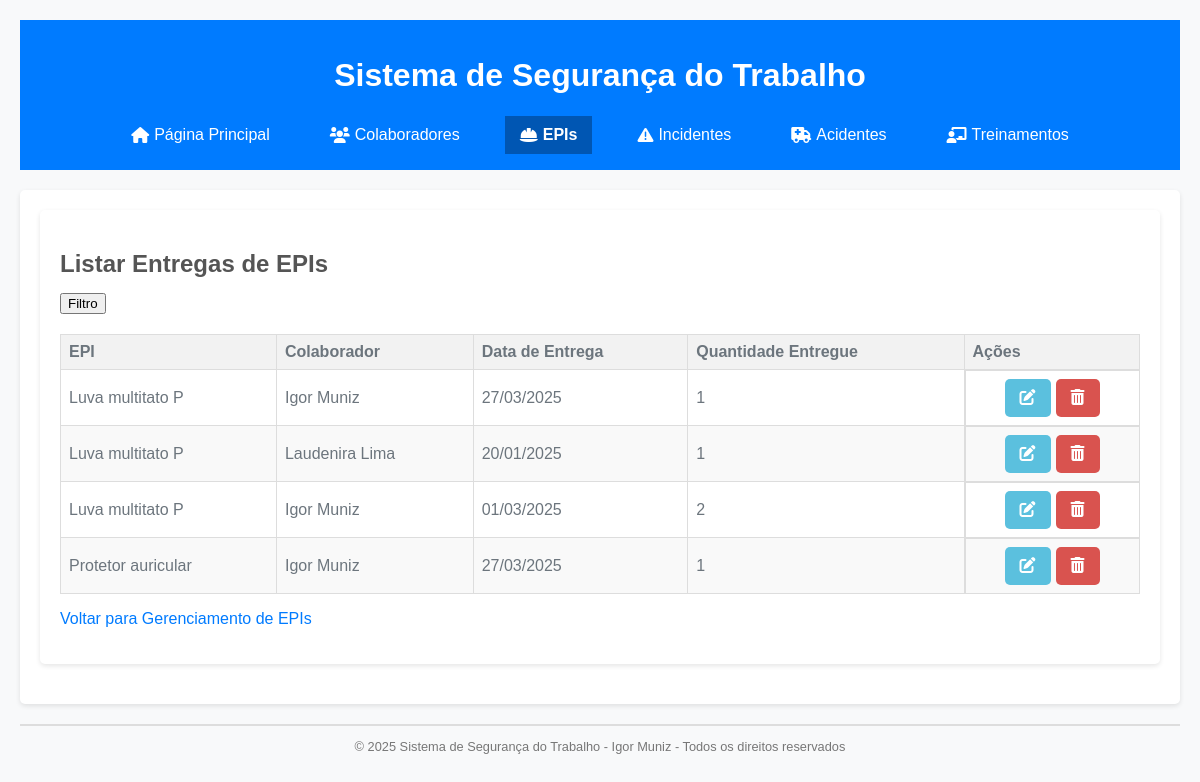
Before: /listar_entregas_epi with the older database file.
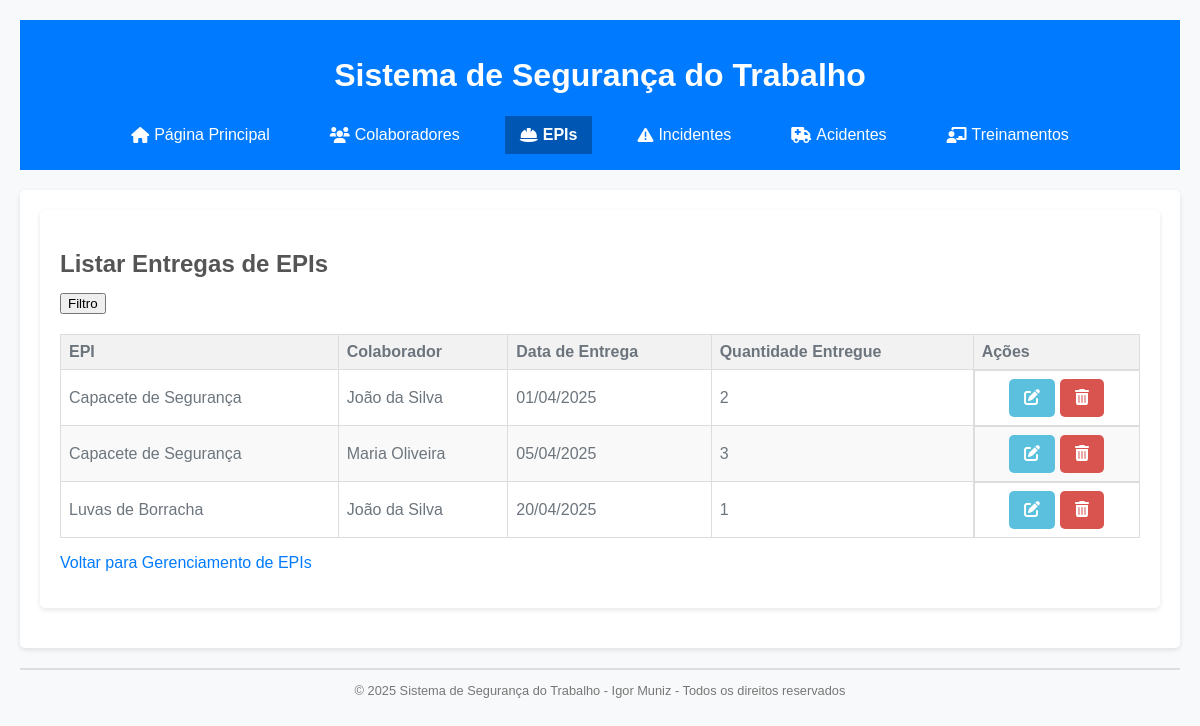
After: the same page with the newer database file.
### tables this page shows
CREATE TABLE entregas_epi (
    id INTEGER PRIMARY KEY AUTOINCREMENT,
    epi_id INTEGER NOT NULL,
    colaborador_id INTEGER,
    data_entrega TEXT NOT NULL,
    quantidade_entregue INTEGER NOT NULL,
    tipo_movimentacao TEXT NOT NULL,
    nota_fiscal TEXT,
    preco_unitario REAL,
    preco_total REAL,
    fornecedor TEXT,        -- Nova coluna
    FOREIGN KEY (epi_id) REFERENCES epis(id),
    FOREIGN KEY (colaborador_id) REFERENCES colaboradores(id)
);

CREATE TABLE epis (
    id INTEGER PRIMARY KEY AUTOINCREMENT,
    nome TEXT NOT NULL UNIQUE,
    ca TEXT,
    descricao TEXT NOT NULL,
    fabricante TEXT,
    data_validade TEXT,
    controlar_periodicidade TEXT NOT NULL DEFAULT 'Nao',
    periodicidade_troca INTEGER,
    quantidade_estoque INTEGER NOT NULL DEFAULT 0,
    estoque_minimo INTEGER NOT NULL DEFAULT 0
);

CREATE TABLE colaboradores (
    id INTEGER PRIMARY KEY AUTOINCREMENT,
    nome_completo TEXT NOT NULL,
    rg TEXT NOT NULL UNIQUE,
    cpf TEXT NOT NULL UNIQUE,
    funcao TEXT NOT NULL,
    setor TEXT NOT NULL,
    data_admissao TEXT NOT NULL,
    status TEXT NOT NULL DEFAULT 'Ativo',
    data_desligamento TEXT
);

### app.py (the view)
@app.route('/listar_entregas_epi')
def listar_entregas_epi():
    db = get_db()
    epi_id = request.args.getlist('epi_id')
    colaborador_id = request.args.getlist('colaborador_id')
    data_inicio = request.args.get('data_inicio')
    data_fim = request.args.get('data_fim')
    query = """
        SELECT e.nome as epi_nome, c.nome_completo as colaborador_nome, en.data_entrega, en.quantidade_entregue
        FROM entregas_epi en
        JOIN epis e ON en.epi_id = e.id
        JOIN colaboradores c ON en.colaborador_id = c.id
        WHERE 1
    """
    params = []
    if epi_id:
        query += " AND en.epi_id IN ({})".format(','.join(['?'] * len(epi_id)))
        params.extend(epi_id)
    if colaborador_id:
        query += " AND en.colaborador_id IN ({})".format(','.join(['?'] * len(colaborador_id)))
        params.extend(colaborador_id)
    if data_inicio:
        query += " AND en.data_entrega >= ?"
        params.append(data_inicio)
    if data_fim:
        query += " AND en.data_entrega <= ?"
        params.append(data_fim)
    entregas = db.execute(query, params).fetchall()
    epis = db.execute("SELECT * FROM epis").fetchall()
    colaboradores = db.execute("SELECT * FROM colaboradores").fetchall()
    entregas_formatadas = []
    for entrega in entregas:
        entrega_dict = dict(entrega)
        entrega_dict['data_entrega'] = formatar_data(entrega_dict['data_entrega'])
        entregas_formatadas.append(entrega_dict)
    return render_template('listar_entregas_epi.html', entregas=entregas_formatadas, epis=epis, colaboradores=colaboradores)

### app.py (called while the page is built)
def formatar_data(data):
    if data:
        data_obj = datetime.strptime(data, '%Y-%m-%d').date()
        return data_obj.strftime('%d/%m/%Y')
    return None

### database.py (called while the page is built)
def get_db():
    db = sqlite3.connect(DATABASE)
    db.row_factory = sqlite3.Row  # Isso permite acessar as colunas por nome
    return db

### templates/listar_entregas_epi.html (shortened to what this page needs)
{% extends 'base.html' %}
{% block content %}
<section class="list-section">
    <h1>
        Listar Entregas de EPIs
    </h1>
    <button id="btn_filtro">Filtro</button>
    {% if entregas %}
    <div class="table-container">
        <table>
            <thead>
                <tr>
                    <th>
                        EPI
                    </th>
                    <th>
                        Colaborador
                    </th>
                    <th>
                        Data de Entrega
                    </th>
                    <th>
                        Quantidade Entregue
                    </th>
                    <th>
                        Ações
                    </th>
                </tr>
            </thead>
            <tbody>
                {% for entrega in entregas %}
                <tr>
                    <td>
                        {{ entrega['epi_nome'] }}
                    </td>
                    <td>
                        {{ entrega['colaborador_nome'] }}
                    </td>
                    <td>
                        {{ entrega['data_entrega'] }}
                    </td>
                    <td>
                        {{ entrega['quantidade_entregue'] }}
                    </td>
                    <td class="action-buttons">
                        <a href="/editar_entrega_epi/{{ entrega['id'] }}" class="action-button edit-button">
                            <i class="fas fa-edit"></i>
                        </a>
                        <a href="/excluir_entrega_epi/{{ entrega['id'] }}" class="action-button delete-button">
                            <i class="fas fa-trash-alt"></i>
                        </a>
                    </td>
                </tr>
                {% endfor %}
            </tbody>
        </table>
    </div>
    {% else %}
    <p>
        Não há entregas de EPIs para exibir.
    </p>
    {% endif %}
    <p>
        <a href="/epis">
            Voltar para Gerenciamento de EPIs
        </a>
    </p>
</section>
<link rel="stylesheet" href="https://code.jquery.com/ui/1.13.2/themes/base/jquery-ui.css">
{% endblock %}

Changed rows visible on the page:
no longer on this page (row edited): entregas_epi: epi_nome "Luva multitato P", colaborador_nome "Igor Muniz", data_entrega "01/03/2025", quantidade_entregue "2"
no longer on this page (row edited): entregas_epi: epi_nome "Protetor auricular", colaborador_nome "Igor Muniz", data_entrega "27/03/2025", quantidade_entregue "1"
changed entregas_epi (number 1 of 3 on the later page): epi_nome "Luva multitato P" → "Capacete de Segurança"; colaborador_nome "Igor Muniz" → "João da Silva"; data_entrega "27/03/2025" → "01/04/2025"; quantidade_entregue "1" → "2"
changed entregas_epi: epi_nome "Luva multitato P" → "Capacete de Segurança"; colaborador_nome "Laudenira Lima" → "Maria Oliveira"; data_entrega "20/01/2025" → "05/04/2025"; quantidade_entregue "1" → "3"
added entregas_epi: epi_nome "Luvas de Borracha", colaborador_nome "João da Silva", data_entrega "20/04/2025", quantidade_entregue "1"
